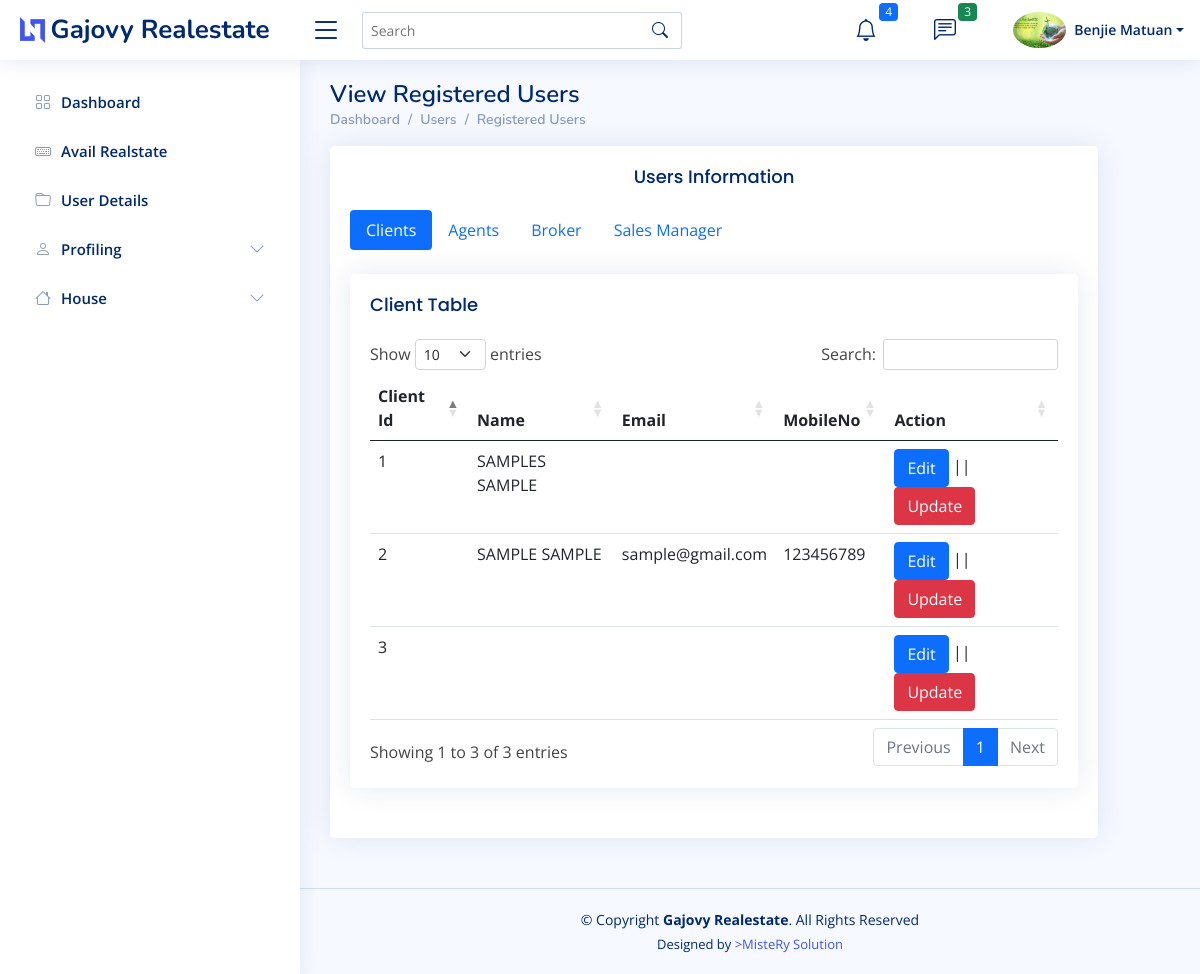
/admin/User_details.php (signed in), run on the app's committed database.
### tables this page shows
CREATE TABLE `clients_info` (
  `Client_Id` int(11) NOT NULL,
  `CUST_Fname` varchar(255) DEFAULT NULL,
  `CUST_Lname` varchar(255) DEFAULT NULL,
  `CUST_Age` varchar(255) DEFAULT NULL,
  `CUST_Age_bracket` varchar(255) DEFAULT NULL,
  `CUST_Gender` varchar(255) DEFAULT NULL,
  `CUST_Mobileno` varchar(255) DEFAULT NULL,
  `CUST_Email_ad` varchar(255) DEFAULT NULL,
  `CUST_Marital_status` varchar(255) DEFAULT NULL,
  `CUST_Province` varchar(255) DEFAULT NULL,
  `CUST_Country` varchar(255) DEFAULT NULL,
  `CUST_Region` varchar(255) DEFAULT NULL,
  `CUST_Nationality` varchar(255) DEFAULT NULL,
  `CUST_Profession` varchar(255) DEFAULT NULL,
  `CUST_Emp_country` varchar(255) DEFAULT NULL,
  `CUST_Per_Employment_Group` varchar(255) DEFAULT NULL,
  `CUST_Employment` varchar(255) DEFAULT NULL
);

### admin/User_details.php (the view, shortened to what this page needs)
<?php
 include("../includes/connection.php");
include("header.php");
include("topnav.php");
include("sidebar.php");
?>
  <main id="main" class="main">
    <div class="pagetitle">
      <h1>View Registered Users</h1>
      <nav>
        <ol class="breadcrumb">
          <li class="breadcrumb-item"><a href="index.html">Dashboard</a></li>
          <li class="breadcrumb-item">Users</li>
          <li class="breadcrumb-item">Registered Users</li>
        </ol>
      </nav>
    </div>
    <section class="section">
      <div class="row">
        <div class="col-lg-11">
             <div class="card">
            <div class="card-body">
            <center> <h5 class="card-title">Users Information</h5></center>
              <ul class="nav nav-pills mb-3" id="pills-tab" role="tablist">
                <li class="nav-item" role="presentation">
                  <button class="nav-link active" id="pills-home-tab" data-bs-toggle="pill" data-bs-target="#pills-home" type="button" role="tab" aria-controls="pills-home" aria-selected="true">Clients</button>
                </li>
                <li class="nav-item" role="presentation">
                  <button class="nav-link" id="pills-profile-tab" data-bs-toggle="pill" data-bs-target="#pills-profile" type="button" role="tab" aria-controls="pills-profile" aria-selected="false">Agents</button>
                </li>
                <li class="nav-item" role="presentation">
                  <button class="nav-link" id="pills-contact-tab" data-bs-toggle="pill" data-bs-target="#pills-contact" type="button" role="tab" aria-controls="pills-contact" aria-selected="false">Broker</button>
                </li>
				  <li class="nav-item" role="presentation">
                  <button class="nav-link" id="pills-contact-tab" data-bs-toggle="pill" data-bs-target="#pills-contacts" type="button" role="tab" aria-controls="pills-contact" aria-selected="false">Sales Manager</button>
                </li>
              </ul>
              <div class="tab-content pt-2" id="myTabContent">
                <div class="tab-pane fade show active" id="pills-home" role="tabpanel" aria-labelledby="home-tab">
					   <section class="section">
      <div class="row">
		  <div class="col-lg-12">
          <div class="card">
            <div class="card-body">
              <h5 class="card-title">Client Table</h5>
             <table id="client" class="table" >
                <thead>
                  <tr>
                    <th scope="col">Client Id</th>
                    <th scope="col">Name</th>
                    <th scope="col">Email</th>
                    <th scope="col">MobileNo</th>
                    <th scope="col">Action</th>
                  </tr>
                </thead>
                <tbody>
                 	<?php
								$query_broker=mysqli_query($connection, "SELECT * FROM clients_info ");
											while($broker_req = mysqli_fetch_assoc($query_broker)){
										?>
						<tr>
						<td><?php echo  $broker_req['Client_Id']?></td>
						<td><?php echo  strtoupper($broker_req['CUST_Fname']).' '.strtoupper($broker_req['CUST_Lname'])?></td>
						<td><?php echo  $broker_req['CUST_Email_ad']?></td>
						<td><?php echo  $broker_req['CUST_Mobileno']?></td>
						<td>
							     <button type="button" class="btn btn-primary">Edit</button> ||               <button type="button" class="btn btn-danger">Update</button>
						</td>
					</tr>
					<?php
											}
					?>
                </tbody>
              </table>
            </div>
          </div>
        </div>
						   </div>
		  </section>
                </div>
              </div>
            </div>
          </div>
        </div>
      </div>
    </section>
  </main>
<?php
include("footer.php");
?>
</body>
</html>

### admin/topnav.php (shortened to what this page needs)
<header id="header" class="header fixed-top d-flex align-items-center">
  <div class="d-flex align-items-center justify-content-between">
    <a href="index.html" class="logo d-flex align-items-center">
      <img src="../assets/img/logo.png" alt="">
      <span class="d-none d-lg-block">Gajovy Realestate</span>
    </a>
    <i class="bi bi-list toggle-sidebar-btn"></i>
  </div>
  <div class="search-bar">
    <form class="search-form d-flex align-items-center" method="POST" action="#">
      <input type="text" name="query" placeholder="Search" title="Enter search keyword">
      <button type="submit" title="Search"><i class="bi bi-search"></i></button>
    </form>
  </div>
  <nav class="header-nav ms-auto">
    <ul class="d-flex align-items-center">
      <li class="nav-item dropdown">
        <a class="nav-link nav-icon" href="#" data-bs-toggle="dropdown">
          <i class="bi bi-bell"></i>
          <span class="badge bg-primary badge-number">4</span>
        </a>
      </li>
      <li class="nav-item dropdown">
        <a class="nav-link nav-icon" href="#" data-bs-toggle="dropdown">
          <i class="bi bi-chat-left-text"></i>
          <span class="badge bg-success badge-number">3</span>
        </a>
      </li>
      <li class="nav-item dropdown pe-3">
			<?php
			$query_profile=("SELECT * FROM administrator_tbl WHERE admin_id='$admin_id'");
				$query_result = mysqli_query($connection,$query_profile);
			    while($row_admin = mysqli_fetch_array($query_result)){
			?>
        <a class="nav-link nav-profile d-flex align-items-center pe-0" href="#" data-bs-toggle="dropdown">
          <img src="../picture/<?=$row_admin['admin_profile']?>" alt="Profile" class="rounded-circle">
          <span class="d-none d-md-block dropdown-toggle ps-2"><?php echo $db_name.' '.$db_lastname ?></span>
        </a>
 <?php
				}
	  ?>
      </li>
    </ul>
  </nav>
</header>

### assets/css/style.css (style rules this page uses)
:root { scroll-behavior: smooth; }
body { font-family: "Open Sans", sans-serif; background: #f6f9ff; color: #444444; }
a { color: #4154f1; text-decoration: none; }
h1, h2, h3, h4, h5, h6 { font-family: "Nunito", sans-serif; }
#main { margin-top: 60px; padding: 20px 30px; transition: all 0.3s; }
.pagetitle { margin-bottom: 10px; }
.pagetitle h1 { font-size: 24px; margin-bottom: 0; font-weight: 600; color: #012970; }
.card { margin-bottom: 30px; border: none; border-radius: 5px; box-shadow: 0px 0 30px rgba(1, 41, 112, 0.1); }
.card-title { padding: 20px 0 15px 0; font-size: 18px; font-weight: 500; color: #012970; font-family: "Poppins", sans-serif; }
.card-body { padding: 0 20px 20px 20px; }
.breadcrumb { font-size: 14px; font-family: "Nunito", sans-serif; color: #899bbd; font-weight: 600; }
.breadcrumb a { color: #899bbd; transition: 0.3s; }
.breadcrumb .breadcrumb-item::before { color: #899bbd; }
.logo { line-height: 1; }
@media (min-width: 1200px) { .logo { width: 280px; } }
.logo img { max-height: 26px; margin-right: 6px; }
.logo span { font-size: 26px; font-weight: 700; color: #012970; font-family: "Nunito", sans-serif; }
.header { transition: all 0.5s; z-index: 997; height: 60px; box-shadow: 0px 2px 20px rgba(1, 41, 112, 0.1); background-color: #fff; padding-left: 20px; }
.header .toggle-sidebar-btn { font-size: 32px; padding-left: 10px; cursor: pointer; color: #012970; }
.header .search-bar { min-width: 360px; padding: 0 20px; }
.header .search-form { width: 100%; }
.header .search-form input { border: 0; font-size: 14px; color: #012970; border: 1px solid rgba(1, 41, 112, 0.2); padding: 7px 38px 7px 8px; border-radius: 3px; transition: 0.3s; width: 100%; }
.header .search-form button { border: 0; padding: 0; margin-left: -30px; background: none; }
.header .search-form button i { color: #012970; }
.header-nav ul { list-style: none; }
.header-nav>ul { margin: 0; padding: 0; }
.header-nav .nav-icon { font-size: 22px; color: #012970; margin-right: 25px; position: relative; }
.header-nav .nav-profile { color: #012970; }
.header-nav .nav-profile img { max-height: 36px; }
.header-nav .nav-profile span { font-size: 14px; font-weight: 600; }
.header-nav .badge-number { position: absolute; inset: -2px -5px auto auto; font-weight: normal; font-size: 12px; padding: 3px 6px; }
@media (min-width: 1200px) { #main, #footer { margin-left: 300px; } }

### data on the page
clients_info: Client_Id "1", CUST_Fname "SAMPLES", CUST_Lname "SAMPLE"
clients_info: Client_Id "2", CUST_Fname "SAMPLE", CUST_Lname "SAMPLE", CUST_Email_ad "sample@gmail.com", CUST_Mobileno "123456789"
clients_info: Client_Id "3"

### other printed values
$db_name "Benjie"
$db_lastname "Matuan"
